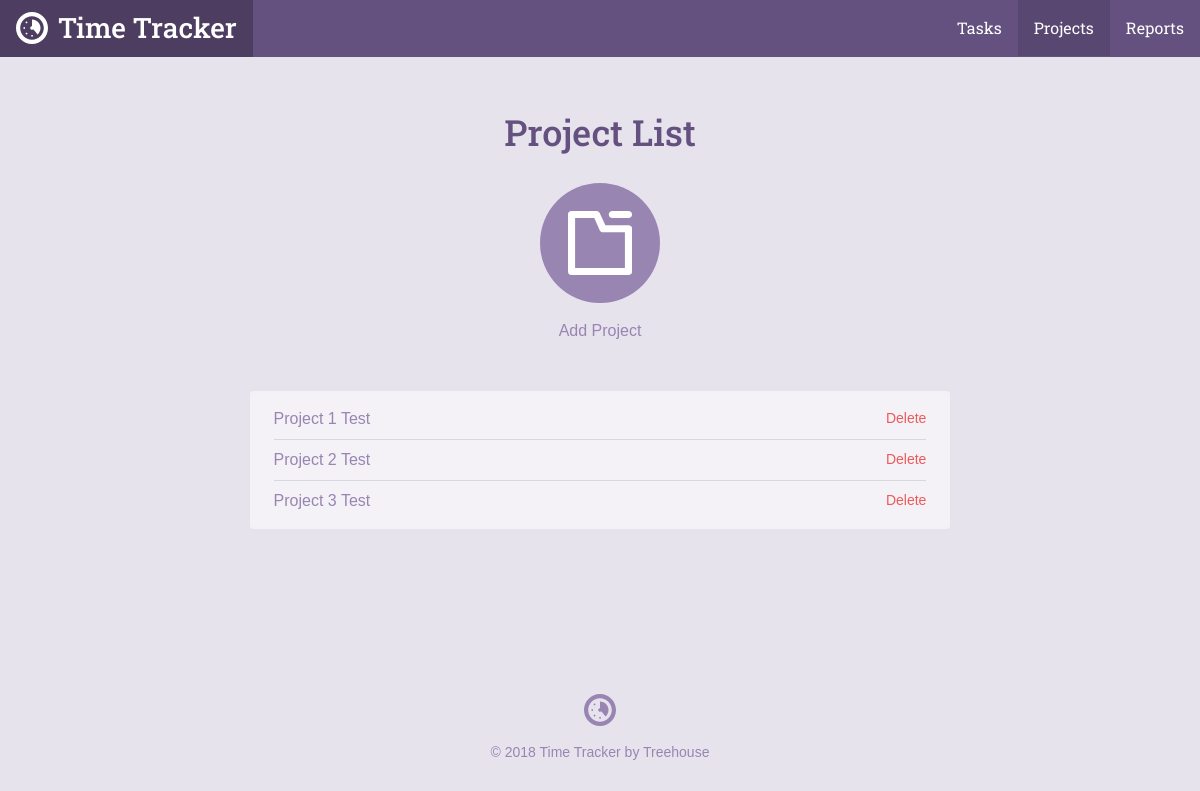
The page /project_list.php on the database as committed earlier.
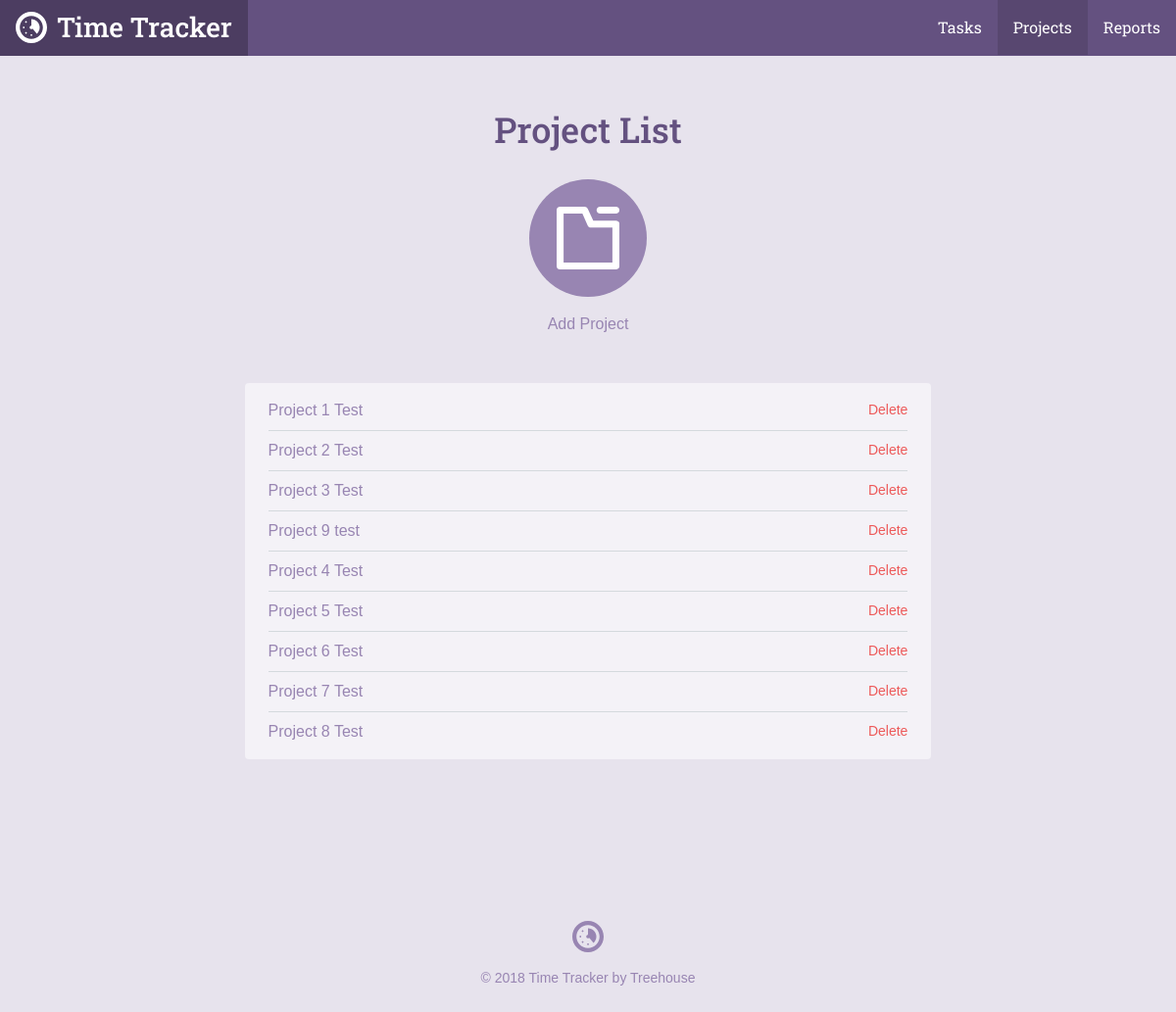
The same page on the database as committed later.
### tables this page shows
CREATE TABLE `projects` (
	`project_id`	INTEGER PRIMARY KEY AUTOINCREMENT,
	`title`	TEXT NOT NULL,
	`category`	TEXT NOT NULL
);

### inc/functions.php (called while the page is built, shortened)
<?php
function getProjectList()
{
    include "connection.php";
    try {
        return $db->query('SELECT project_id, title, category FROM projects');
    } catch (Exception $e) {
        echo "Error: ".$e->getMessage()."<br/>";
        return [];
    }
}

### project_list.php (the view, shortened to what this page needs)
<?php
require 'inc/functions.php';
$page = "projects";
include 'inc/header.php';
?>
<div class="section catalog random">
    <div class="col-container page-container">
        <div class="col col-70-md col-60-lg col-center">
            <h1 class="actions-header">Project List</h1>
            <div class="actions-item">
                <a class="actions-link" href="project.php">
                <span class="actions-icon">
                  <svg viewbox="0 0 64 64"><use xlink:href="#project_icon"></use></svg>
                </span>
                Add Project
                </a>
            </div>
            <div class="form-container">
                <ul class="items">
                    <?php
                    foreach (getProjectList() as $item) {
                        echo "<li><a href='project.php?id=".$item['project_id']."'>". $item['title'] ."</a>";
                        echo "<form method='post' action='project_list.php' onsubmit=\"return confirm('Are you sure you want to delete this project');\">";
                        echo "<input type='submit' class='button--delete' value='Delete'>";
                        echo "</form>";
                        echo "</li>";
                    }
                    ?>
                </ul>
            </div>
        </div>
    </div>
</div>
<?php include("inc/footer.php"); ?>

### inc/header.php (shortened to what this page needs)
<html>
<head>
	<link rel="stylesheet" href="css/style.css" type="text/css">
</head>
<body>
	<header class="header">
    <div class="col-container">
  		<h1>
        <a class="logo" href="./">
          <svg viewbox="0 0 64 64" class="logo-icon"><use xlink:href="#logo_icon"></use></svg>
          <span class="logo-name">Time Tracker</span>
        </a>
      </h1>
  		<ul class="nav">
        <li class="nav-item tasks<?php if ($page == "tasks") { echo " on"; } ?>"><a class="nav-link" href="task_list.php">Tasks</a></li>
        <li class="nav-item projects<?php if ($page == "projects") { echo " on"; } ?>"><a class="nav-link" href="project_list.php">Projects</a></li>
        <li class="nav-item reports<?php if ($page == "reports") { echo " on"; } ?>"><a class="nav-link" href="reports.php">Reports</a></li>
      </ul>
    </div>
  </header>
	<div id="content">

### inc/footer.php
</div>
	<footer class="footer">
    <div class="col-container">
      <svg viewbox="0 0 64 64" class="logo-icon"><use xlink:href="#logo_icon"></use></svg>
  		<p class="footer-copy">&copy; <?php echo date("Y"); ?> Time Tracker by Treehouse</p>
    </div>
	</footer>
</body>
</html>

Rows that differ between the two databases and show on the page:
added projects: title "Project 9 test"
added projects: title "Project 4 Test"
added projects: title "Project 5 Test"
added projects: title "Project 6 Test"
added projects: title "Project 7 Test"
added projects: title "Project 8 Test"
